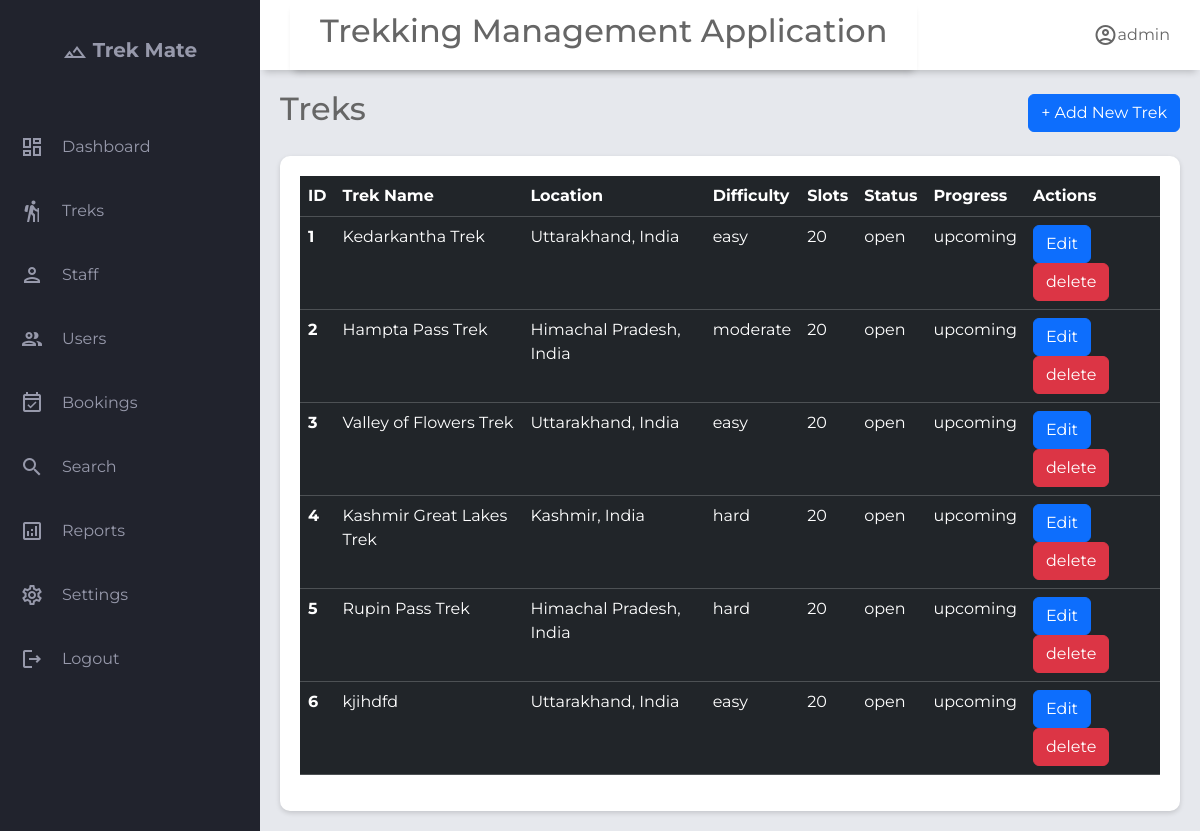
The page /admin/treks on the database its author committed.
### application/models.py (models this page shows)
class User(db.Model):
    __tablename__='user'
    id= db.Column(db.Integer, primary_key=True)
    username=db.Column(db.String(),unique=True,nullable=False)
    email=db.Column(db.String(),unique=True,nullable=False)
    password=db.Column(db.String(),nullable=False)
    full_name        = db.Column(db.String(), nullable=True)
    phone            = db.Column(db.String(), nullable=True)
    role=db.Column(Enum('admin','trek staff','trekker',name='user_role'),nullable=False,default='trekker')# admin | trek staff | trekker
    is_blacklisted=db.Column(db.Boolean,default=False)
    blacklist_reason=db.Column(db.Text,nullable=True)
    is_active=db.Column(db.Boolean,default=True)
    created_at       = db.Column(db.DateTime, default=db.func.now())
    updated_at       = db.Column(db.DateTime, onupdate=db.func.now())
    bookings=db.relationship('Booking',lazy=True, back_populates='user',cascade="all, delete-orphan") #all → apply operations like save, update, delete to the related bookings.
    staff_profile=db.relationship('Staff_profile',lazy=True,uselist=False,back_populates='user') #uselist= False means One-to-one (single object) while default it is one-to-many

class Trek(db.Model):
    __tablename__='trek'
    id              = db.Column(db.Integer, primary_key=True)
    name            = db.Column(db.String(), nullable=False)
    description     = db.Column(db.Text, nullable=True)
    location        = db.Column(db.String(), nullable=True)
    difficulty      = db.Column(db.String(), nullable=False, default='moderate')  # easy | moderate | hard
    duration_days   = db.Column(db.Integer, nullable=False)
    start_date      = db.Column(db.DateTime, nullable=True)
    end_date        = db.Column(db.DateTime, nullable=True)
    max_slots       = db.Column(db.Integer, nullable=False, default=20)
    available_slots = db.Column(db.Integer, nullable=False, default=20)
    price           = db.Column(db.Numeric, nullable=False, default=0.0)
    status          = db.Column(Enum('open','closed',name='trek_status'),nullable=False, default='pending')
    trek_progress   = db.Column(Enum('upcoming','started','completed',name="trek_progress"),default='upcoming')
    created_at      = db.Column(db.DateTime, default=db.func.now())
    updated_at      = db.Column(db.DateTime, onupdate=db.func.now())
    image           = db.Column(db.String(200))
    assigned_staffs=db.relationship('Staff_profile',secondary='trek_staff_assignment',lazy=True,back_populates='assigned_treks')#many to many relationship
    bookings=db.relationship('Booking',back_populates='trek',lazy=True,cascade="all, delete-orphan")#one to many relationship as one trek can have multiple bookings but not other side, as one booking can belong to a single trek

### application/controller.py (the view)
@app.route("/admin/treks")
def manage_treks():
    treks=Trek.query.all()
    user=User.query.filter_by(role="admin").first()
    return render_template("admin_treks.html",treks=treks,user=user)

### templates/admin_treks.html (shortened to what this page needs)
{% extends "base.html" %}
{% block header_title %}
Treks
{% endblock %}
{% block header_button %}
<a class="btn btn-primary" href="/admin/add_treks" role="button"> + Add New Trek</a>
{% endblock %}
{% block content %}
<section class="table-section">
    <div class="table-content">
        <table class="table table-dark table-hover">
            <thead>
                <tr>
                    <th scope="col">ID</th>
                    <th scope="col">Trek Name</th>
                    <th scope="col">Location</th>
                    <th scope="col">Difficulty</th>
                    <th scope="col">Slots</th>
                    <th scope="col">Status</th>
                    <th scope="col">Progress</th>
                    <th scope="col">Actions</th>
                </tr>
            </thead>
            <tbody class="table-hover">
                {% for trek in treks %}
                <tr>
                    <th scope="row">{{trek.id}}</th>
                    <td>{{trek.name}}</td>
                    <td>{{trek.location}}</td>
                    <td>{{trek.difficulty}}</td>
                    <td>{{trek.available_slots}}</td>
                    <td>{{trek.status}}</td>
                    <td>{{trek.trek_progress}}</td>
                    <td>
                        <a href="/update/{{trek.id}}/trek" class="btn btn-primary">Edit</a>
                        <a href="/delete/{{trek.id}}/trek" class="btn btn-danger">delete</a>
                    </td>
                </tr>
                {% endfor %}
            </tbody>
        </table>
    </div>
</section>
{% endblock %}

### templates/base.html (shortened to what this page needs)
<!DOCTYPE html>
<html lang="en">
<head>
    <link rel="stylesheet" href="https://cdn.jsdelivr.net/npm/bootstrap@5.3.8/dist/css/bootstrap.min.css">
    <link rel="stylesheet" href="{{ url_for('static',filename='style.css') }}">
</head>
<body>
    <div class="grid-container">
        <header class="header">
            <div class="header left">
                <h2>Trekking Management Application</h2>
            </div>
            <div class="header-right">
                <span class="material-icons-outlined">account_circle</span>{{user.username}}
            </div>
        </header>
        <aside id="sidebar">
            <div class="sidebar-title">
                <div class="sidebar-brand">
                    <span class="material-icons-outlined">filter_hdr</span> Trek Mate
                </div>
            </div>
            <ul class="sidebar-list">
                <li class="sidebar-list-item">
                    <span class="material-icons-outlined">dashboard</span> <a href="/admin">Dashboard</a>
                </li>
                <li class="sidebar-list-item">
                    <span class="material-icons-outlined">hiking</span> <a href="/admin/treks">Treks</a>
                </li>
                <li class="sidebar-list-item">
                    <span class="material-icons-outlined">person</span> <a href="/admin/staff">Staff</a>
                </li>
                <li class="sidebar-list-item">
                    <span class="material-icons-outlined">group</span> <a href="/admin/users">Users</a>
                </li>
                <li class="sidebar-list-item">
                    <span class="material-icons-outlined">event_available</span> <a href="/admin/bookings">Bookings</a>
                </li>
                <li class="sidebar-list-item">
                    <span class="material-icons-outlined">search</span> <a href="/admin/search">Search</a>
                </li>
                <li class="sidebar-list-item">
                    <span class="material-icons-outlined">analytics</span><a href="">Reports</a>
                </li>
                <li class="sidebar-list-item">
                    <span class="material-icons-outlined">settings</span><a href="">Settings</a>
                </li>
                <li class="sidebar-list-item">
                    <span class="material-icons-outlined">logout</span><a href="/login">Logout</a>
                </li>
            </ul>
        </aside>
        <main class="main-container">
            <div class="main-title">
                <div>
                    <h2>{% block header_title %}Dashboard{% endblock %}</h2>
                </div>
                <div>
                    {% block header_button %}
                    {% endblock %}
                </div>
            </div>
            {% block content %}
            {% endblock %}
        </main>
    </div>
</body>
</html>

### static/style.css (style rules this page uses)
body { margin: 0; padding: 0; box-sizing: border-box; background-color: #e6e8ed; color: #666666; font-family: "Montserrat",sans-serif; }
.material-icons-outlined { vertical-align: middle; line-height: 1px; }
.grid-container { display: grid; grid-template-columns: 260px 1fr 1fr 1fr ; grid-template-rows: 0.2fr 3fr; grid-template-areas: "sidebar header header header" "sidebar main main main" ; height: 100vh; }
.header { grid-area: header; height: 70px; background-color: #ffffff; display: flex; align-items: center; justify-content: space-between; padding: 0 30px 0 30px; box-shadow: 0 6px 7px -4px rgba(0,0,0,0.2); }
#sidebar { grid-area: sidebar; height: 100%; background-color: #21232d; color: #9799ab; overflow-y: auto; transition: all 0.5s; }
.sidebar-title { display: flex; justify-content: center; align-items: center; padding: 20px 20px 20px 20px; margin-bottom: 30px; }
.sidebar-brand { margin-top: 15px; font-size: 20px; font-weight: 700; }
.sidebar-list { padding: 0; margin-top: 15px; list-style-type: none; width:100%; }
.sidebar-list-item { padding: 20px 20px 20px 20px; display: flex; align-items: center; width:100%; gap: 18px; border-radius:10px; transition:0.3s; }
.main-container { grid-area: main; overflow-y: auto; padding: 20px 20px; }
.main-title { display: flex; justify-content: space-between; align-items:center; }
.table-content { width: 100%; margin-top: 20px; background:white; border-radius:10px; padding:20px; box-shadow:0 2px 5px rgba(0,0,0,.15); }
table { width: 100%; border-collapse:collapse; }
th,td { padding:15px; text-align:left; }
thead { background:#f5f5f5; }

### templates/base.html (style rules this page uses)
a { text-decoration: none; color: #9799ab; }

### rows shown on the page
User: username "admin"
Trek: id "1", name "Kedarkantha Trek", location "Uttarakhand, India", difficulty "easy", available_slots "20", status "open", trek_progress "upcoming"
Trek: id "2", name "Hampta Pass Trek", location "Himachal Pradesh, India", difficulty "moderate", available_slots "20", status "open", trek_progress "upcoming"
Trek: id "3", name "Valley of Flowers Trek", location "Uttarakhand, India", difficulty "easy", available_slots "20", status "open", trek_progress "upcoming"
Trek: id "4", name "Kashmir Great Lakes Trek", location "Kashmir, India", difficulty "hard", available_slots "20", status "open", trek_progress "upcoming"
Trek: id "5", name "Rupin Pass Trek", location "Himachal Pradesh, India", difficulty "hard", available_slots "20", status "open", trek_progress "upcoming"
Trek: id "6", name "kjihdfd", location "Uttarakhand, India", difficulty "easy", available_slots "20", status "open", trek_progress "upcoming"
